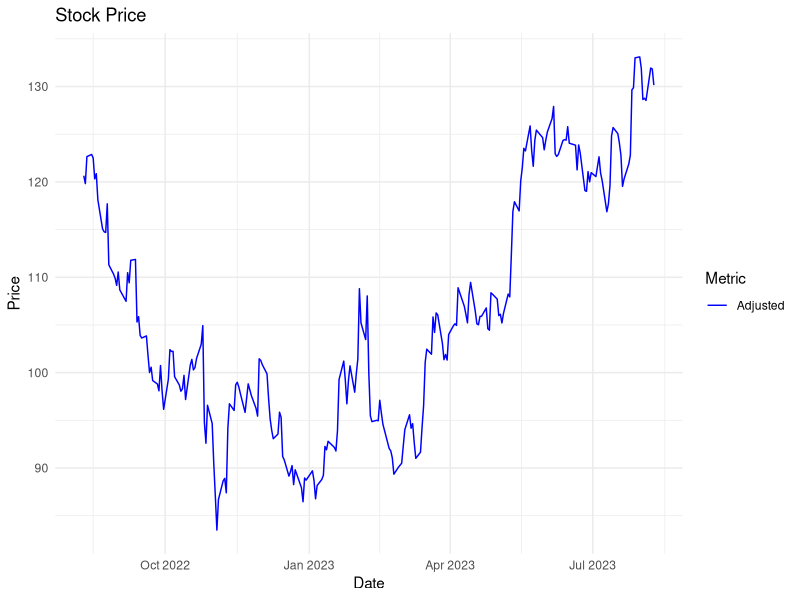
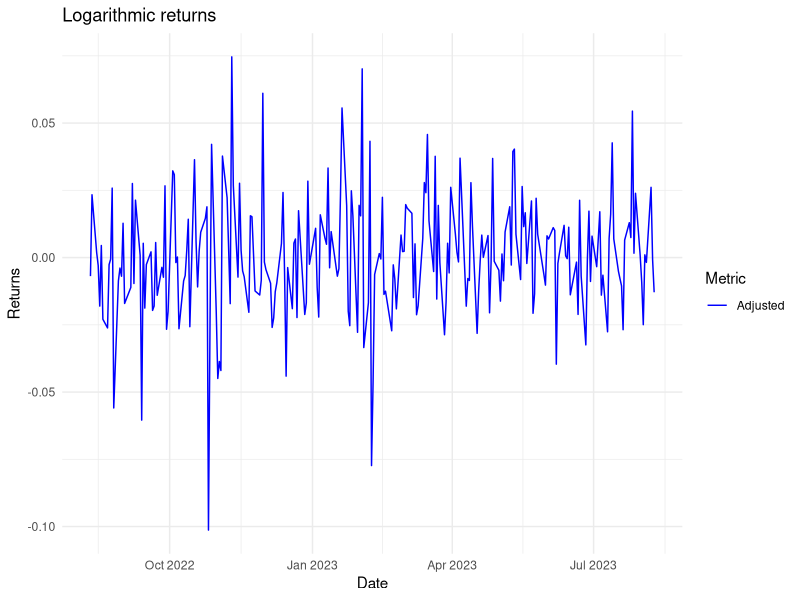

R code for these plots, in order:
library(ggplot2)
library(readr)

stock_data <- read.csv("GOOG_data.csv")

# Create dataframe
stock_data <- data.frame(Date = as.Date(stock_data$Date),
                         Adjusted = as.vector(stock_data$Adjusted),
                         Opening = as.vector(stock_data$Opening),
                         High = as.vector(stock_data$High),
                         Low = as.vector(stock_data$Low),
                         Close = as.vector(stock_data$Close),
                         Volume = as.vector(stock_data$Volume))

# Stock Price
print(ggplot(data = stock_data, aes(x = Date)) +
        geom_line(aes(y = Adjusted, color = "Adjusted")) +
        #geom_line(aes(y = Opening, color = "Open")) +
        #geom_line(aes(y = High, color = "High")) +
        #geom_line(aes(y = Low, color = "Low")) +
        #geom_line(aes(y = Close, color = "Close")) +
        labs(title = "Stock Price",
             x = "Date",
             y = "Price",
             color = "Metric") +
        scale_color_manual(values = c("Adjusted" = "blue"))+
                                      #"Open" = "red",
                                      #"High" = "green",
                                      #"Low" = "purple",
                                      #"Close" = "orange")) +
        theme_minimal())


# Returns dataframe
dates <- stock_data$Date[-1] # remove first date
returns_data <- data.frame(Date = as.Date(dates),
                         Adjusted = as.vector(diff(log(stock_data$Adjusted))),
                         Opening = as.vector(diff(log(stock_data$Opening))),
                         High = as.vector(diff(log(stock_data$High))),
                         Low = as.vector(diff(log(stock_data$Low))),
                         Close = as.vector(diff(log(stock_data$Close))))

# Logarithmic Returns log(S(n+1)/S(n))
print(ggplot(data = returns_data, aes(x = Date)) +
        geom_line(aes(y = Adjusted, color = "Adjusted")) +
        #geom_line(aes(y = Opening, color = "Open")) +
        #geom_line(aes(y = High, color = "High")) +
        #geom_line(aes(y = Low, color = "Low")) +
        #geom_line(aes(y = Close, color = "Close")) +
        labs(title = "Logarithmic returns",
             x = "Date",
             y = "Returns",
             color = "Metric") +
        scale_color_manual(values = c("Adjusted" = "blue",
                                      "Open" = "red",
                                      "High" = "green",
                                      "Low" = "purple",
                                      "Close" = "orange")) +
        theme_minimal())

# Volatility (Standard Deviation of returns)
volatility <- sd(returns_data$Adjusted, na.rm = TRUE)
print(paste("Volatility: ", volatility))